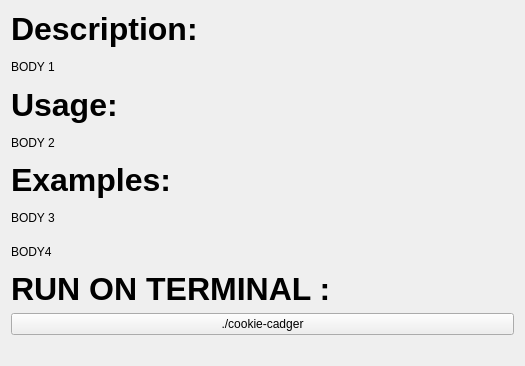
          <widget class="QWidget" name="scrollAreaWidgetContents_8">
           <property name="geometry">
            <rect>
             <x>0</x>
             <y>0</y>
             <width>525</width>
             <height>366</height>
            </rect>
           </property>
           <layout class="QGridLayout" name="gridLayout_7">
            <item row="8" column="0">
             <widget class="QPushButton" name="CookieCadgerButton">
              <property name="text">
               <string>./cookie-cadger</string>
              </property>
             </widget>
            </item>
            <item row="9" column="0">
             <spacer name="CookieCadgerVSpacer">
              <property name="orientation">
               <enum>Qt::Vertical</enum>
              </property>
              <property name="sizeType">
               <enum>QSizePolicy::Fixed</enum>
              </property>
              <property name="sizeHint" stdset="0">
               <size>
                <width>20</width>
                <height>20</height>
               </size>
              </property>
             </spacer>
            </item>
            <item row="7" column="0">
             <widget class="QLabel" name="CookieCadgerH4">
              <property name="font">
               <font>
                <pointsize>24</pointsize>
                <weight>75</weight>
                <bold>true</bold>
               </font>
              </property>
              <property name="text">
               <string>RUN ON TERMINAL :</string>
              </property>
             </widget>
            </item>
            <item row="5" column="0">
             <widget class="QLabel" name="CookieCadgerB3">
              <property name="text">
               <string>BODY 3</string>
              </property>
             </widget>
            </item>
            <item row="1" column="0">
             <widget class="QLabel" name="CookieCadgerB1">
              <property name="text">
               <string>BODY 1</string>
              </property>
             </widget>
            </item>
            <item row="2" column="0">
             <widget class="QLabel" name="CookieCadgerH2">
              <property name="font">
               <font>
                <pointsize>24</pointsize>
                <weight>75</weight>
                <bold>true</bold>
               </font>
              </property>
              <property name="text">
               <string>Usage:</string>
              </property>
             </widget>
            </item>
            <item row="0" column="0">
             <widget class="QLabel" name="CookieCadgerH1">
              <property name="font">
               <font>
                <pointsize>24</pointsize>
                <weight>75</weight>
                <bold>true</bold>
               </font>
              </property>
              <property name="text">
               <string>Description:</string>
              </property>
             </widget>
            </item>
            <item row="3" column="0">
             <widget class="QLabel" name="CookieCadgerB2">
              <property name="text">
               <string>BODY 2</string>
              </property>
             </widget>
            </item>
            <item row="4" column="0">
             <widget class="QLabel" name="CookieCadgerH3">
              <property name="font">
               <font>
                <pointsize>24</pointsize>
                <weight>75</weight>
                <bold>true</bold>
               </font>
              </property>
              <property name="text">
               <string>Examples:</string>
              </property>
             </widget>
            </item>
            <item row="6" column="0">
             <widget class="QLabel" name="CookieCadgerB4">
              <property name="text">
               <string>BODY4</string>
              </property>
             </widget>
            </item>
           </layout>
          </widget>
